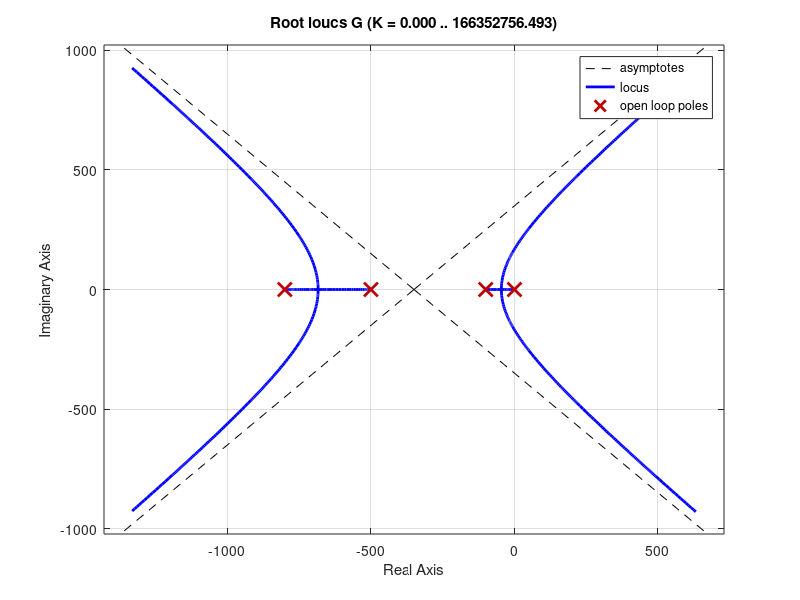

The MATLAB script that drew this image:
clear all
close all
clc

s = tf('s');

%% Sistema de malha aberta
%Letra a) 
G =(20000/(s*(s+500)*(s+800)*(s+100)));


% Deseja-se
%mp = 0.707;
%csi = -log(mp)/sqrt(pi^2+log(mp)^2)
csi=0.824620157442;

% Lugar das raizes
figure, rlocus(G), 
%sgrid(csi,0)
